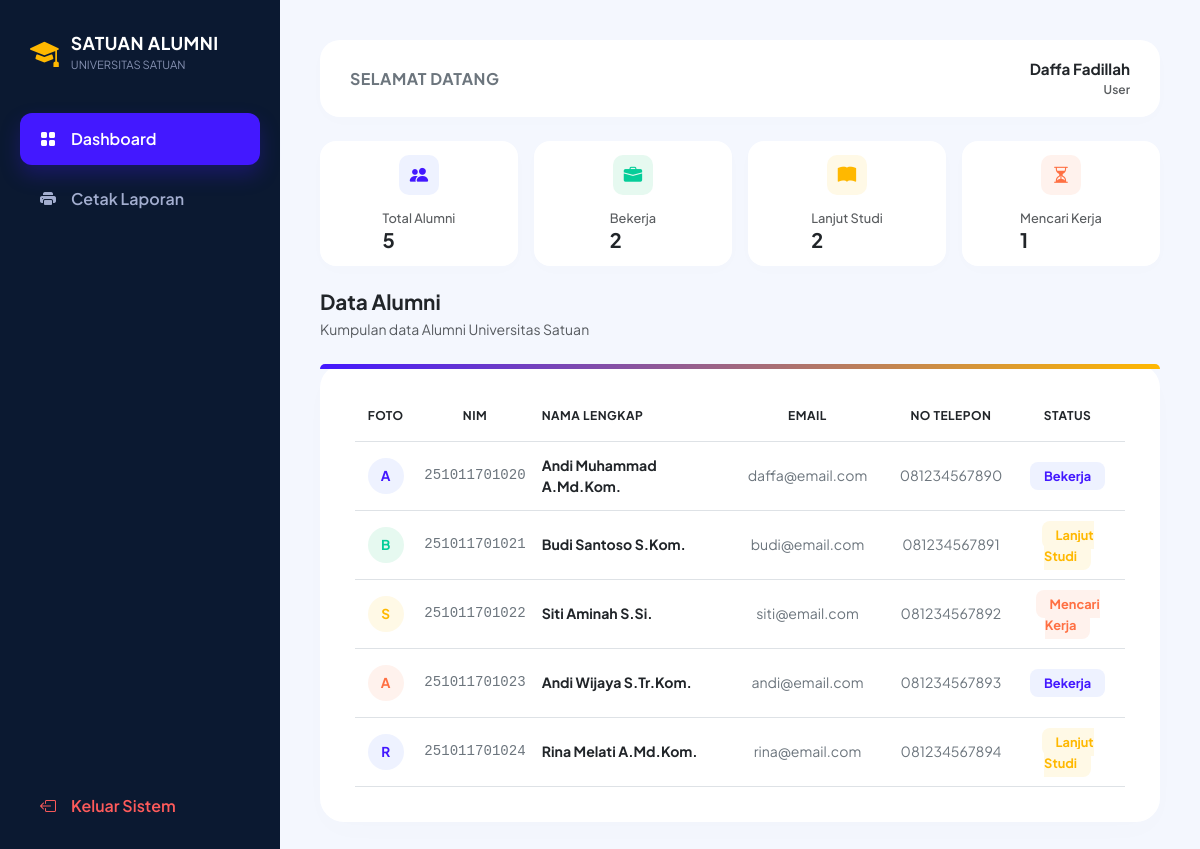
The app's page /views/dashboard.php (signed in) with its own data.
### tables this page shows
CREATE TABLE `alumni` (
  `nim` varchar(20) NOT NULL,
  `foto` varchar(255) NOT NULL,
  `nama_lengkap` varchar(100) NOT NULL,
  `email` varchar(100) NOT NULL,
  `no_telepon` varchar(15) NOT NULL,
  `status_alumni` varchar(50) NOT NULL,
  `tgl_daftar` date NOT NULL
);

### config/Database.php (called while the page is built, shortened)
<?php
class Database {
    public function __construct() {
        $this->conn = new mysqli("localhost", "root", "", "db_uas_251011701020");
    }
}
?>

### models/DataModel.php (called while the page is built, shortened)
<?php
require_once __DIR__ . '/../config/Database.php';
class DataModel extends Database {
    public function getAll() {
        $res = $this->conn->query("SELECT * FROM alumni ORDER BY tgl_daftar DESC");
        return $res ? $res->fetch_all(MYSQLI_ASSOC) : [];
    }
}
?>

### views/dashboard.php (the view, shortened to what this page needs)
<?php
require_once '../models/DataModel.php';
$data = (new DataModel())->getAll();
$user_role = isset($_SESSION['role']) ? $_SESSION['role'] : 'user';
$total_alumni  = count($data);
$count_bekerja = 0;
$count_studi   = 0;
$count_mencari = 0;
foreach ($data as $row) {
    $status = strtolower($row['status_alumni'] ?? '');
    if (strpos($status, 'bekerja') !== false) {
        $count_bekerja++;
    } elseif (strpos($status, 'studi') !== false || strpos($status, 'lanjut') !== false) {
        $count_studi++;
    } else {
        $count_mencari++;
    }
}
?>
<!DOCTYPE html>
<html lang="id">
<head>
    <link href="https://cdn.jsdelivr.net/npm/bootstrap@5.3.0/dist/css/bootstrap.min.css" rel="stylesheet">
    <link href="https://cdn.jsdelivr.net/npm/bootstrap-icons@1.10.5/font/bootstrap-icons.css" rel="stylesheet">
</head>
<body>
    <div class="sidebar-wrapper anim-sidebar">
        <div>
            <div class="sidebar-brand">
                <i class="bi bi-mortarboard-fill"></i>
                <div>
                    <div class="sidebar-brand-text">SATUAN ALUMNI</div>
                    <div class="sidebar-brand-sub">UNIVERSITAS SATUAN</div>
                </div>
            </div>
            <div class="sidebar-menu">
                <a href="dashboard.php" class="nav-link-custom active"><i class="bi bi-grid-fill"></i> Dashboard</a>
                <a href="laporan.php" class="nav-link-custom"><i class="bi bi-printer-fill"></i> Cetak Laporan</a>
            </div>
        </div>
        <a href="#" data-bs-toggle="modal" data-bs-target="#logoutModal" class="logout-link">
            <i class="bi bi-box-arrow-left"></i> Keluar Sistem
        </a>
    </div>
    <div class="main-content">
        <div class="card welcome-card d-flex flex-row justify-content-between align-items-center mb-4 anim-header">
            <h3 class="fw-bold mb-0 text-secondary text-uppercase" style="font-size: 1rem; letter-spacing: 0.5px;">Selamat Datang</h3>
            <div class="text-end">
                <div class="fw-bold text-dark" style="font-size: 0.95rem;"><?= htmlspecialchars($_SESSION['nama_lengkap']); ?></div>
                <div class="text-muted text-capitalize" style="font-size: 0.75rem; font-weight: 600;"><?= htmlspecialchars($user_role === 'admin' ? 'Master Administrator' : 'User'); ?></div>
            </div>
        </div>
        <div class="row g-3 mb-4 anim-metrics">
            <div class="col-md-3 col-6">
                <div class="card metric-card">
                    <div class="metric-icon-box icon-total"><i class="bi bi-people-fill"></i></div>
                    <div>
                        <div class="text-muted small fw-medium" style="font-size: 0.8rem;">Total Alumni</div>
                        <h5 class="fw-bold mb-0 text-dark" style="font-size: 1.25rem;"><?= $total_alumni; ?></h5>
                    </div>
                </div>
            </div>
            <div class="col-md-3 col-6">
                <div class="card metric-card">
                    <div class="metric-icon-box icon-bekerja"><i class="bi bi-briefcase-fill"></i></div>
                    <div>
                        <div class="text-muted small fw-medium" style="font-size: 0.8rem;">Bekerja</div>
                        <h5 class="fw-bold mb-0 text-dark" style="font-size: 1.25rem;"><?= $count_bekerja; ?></h5>
                    </div>
                </div>
            </div>
            <div class="col-md-3 col-6">
                <div class="card metric-card">
                    <div class="metric-icon-box icon-studi"><i class="bi bi-book-fill"></i></div>
                    <div>
                        <div class="text-muted small fw-medium" style="font-size: 0.8rem;">Lanjut Studi</div>
                        <h5 class="fw-bold mb-0 text-dark" style="font-size: 1.25rem;"><?= $count_studi; ?></h5>
                    </div>
                </div>
            </div>
            <div class="col-md-3 col-6">
                <div class="card metric-card">
                    <div class="metric-icon-box icon-mencari"><i class="bi bi-hourglass-split"></i></div>
                    <div>
                        <div class="text-muted small fw-medium" style="font-size: 0.8rem;">Mencari Kerja</div>
                        <h5 class="fw-bold mb-0 text-dark" style="font-size: 1.25rem;"><?= $count_mencari; ?></h5>
                    </div>
                </div>
            </div>
        </div>
        <div class="d-flex justify-content-between align-items-start mb-4 anim-title">
            <div>
                <h3 class="fw-bold text-dark mb-1" style="font-size: 1.3rem;">Data Alumni</h3>
                <p class="text-muted small mb-0">Kumpulan data Alumni Universitas Satuan</p>
            </div>
        </div>
        <div class="card table-card-wrapper anim-table">
            <div class="table-responsive">
                <table class="table table-borderless text-center align-middle mb-0">
                    <thead>
                        <tr class="text-muted text-uppercase small border-bottom" style="font-size: 0.75rem; letter-spacing: 0.5px;">
                            <th width="8%" class="pb-3">Foto</th>
                            <th width="15%" class="pb-3">NIM</th>
                            <th width="25%" class="text-start pb-3">Nama Lengkap</th>
                            <th width="22%" class="pb-3">Email</th>
                            <th width="15%" class="pb-3">No Telepon</th>
                            <th width="15%" class="pb-3">Status</th>
                        </tr>
                    </thead>
                    <tbody>
                        <?php if (empty($data)) { ?>
                            <tr><td colspan="<?= ($user_role === 'admin') ? '7' : '6'; ?>" class="py-5 text-muted fw-medium">Belum ada data alumni tersimpan di database.</td></tr>
                        <?php } else {
                            $colors = ['#EEF2FF', '#E6F9F0', '#FFF9E6', '#FFF2ED'];
                            $text_colors = ['#4318FF', '#05CD99', '#FFB800', '#FF7043'];
                            foreach ($data as $index => $row) {
                                $initial = strtoupper(substr($row['nama_lengkap'] ?? 'A', 0, 1));
                                $color_idx = $index % count($colors);
                                $status_str = strtolower($row['status_alumni'] ?? '');
                                $badge_class = (strpos($status_str, 'bekerja') !== false) ? 'badge-bekerja' : ((strpos($status_str, 'studi') !== false || strpos($status_str, 'lanjut') !== false) ? 'badge-studi' : 'badge-mencari');
                                $foto_path = "../uploads/" . ($row['foto'] ?? '');
                                ?>
                                <tr class="border-bottom" style="font-size: 0.88rem;">
                                    <td class="py-3">
                                        <?php if (!empty($row['foto']) && $row['foto'] !== 'default.png' && file_exists($foto_path)) { ?>
                                            <img src="<?= $foto_path; ?>" alt="Foto" class="alumni-photo">
                                        <?php } else { ?>
                                            <div class="avatar-badge" style="background-color: <?= $colors[$color_idx]; ?>; color: <?= $text_colors[$color_idx]; ?>;"><?= $initial; ?></div>
                                        <?php } ?>
                                    </td>
                                    <td class="text-secondary font-monospace"><?= htmlspecialchars($row['nim'] ?? ''); ?></td>
                                    <td class="text-start fw-bold text-dark"><?= htmlspecialchars($row['nama_lengkap'] ?? ''); ?></td>
                                    <td class="text-secondary"><?= htmlspecialchars($row['email'] ?? ''); ?></td>
                                    <td class="text-secondary"><?= htmlspecialchars($row['no_telepon'] ?? ''); ?></td>
                                    <td><span class="<?= $badge_class; ?>"><?= htmlspecialchars($row['status_alumni'] ?? ''); ?></span></td>
                                </tr>
                            <?php }
                        } ?>
                    </tbody>
                </table>
            </div>
        </div>
    </div>
</body>
</html>

### views/dashboard.php (style rules this page uses)
body { font-family: 'Plus Jakarta Sans', sans-serif; background-color: #F4F7FE; color: #2B3674; margin: 0; display: flex; min-height: 100vh; overflow-x: hidden; }
.anim-sidebar { animation: fadeInLeft 0.6s cubic-bezier(0.25, 1, 0.5, 1) both; }
.anim-header { animation: fadeInUp 0.6s cubic-bezier(0.25, 1, 0.5, 1) both; animation-delay: 0.1s; }
.anim-metrics { animation: fadeInUp 0.6s cubic-bezier(0.25, 1, 0.5, 1) both; animation-delay: 0.2s; }
.anim-title { animation: fadeInUp 0.6s cubic-bezier(0.25, 1, 0.5, 1) both; animation-delay: 0.3s; }
.anim-table { animation: fadeInUp 0.6s cubic-bezier(0.25, 1, 0.5, 1) both; animation-delay: 0.4s; }
.sidebar-wrapper { width: 280px; background-color: #0B1931; color: #ffffff; display: flex; flex-direction: column; justify-content: space-between; padding: 30px 20px; position: fixed; top: 0; bottom: 0; left: 0; z-index: 100; }
.sidebar-brand { display: flex; align-items: center; gap: 12px; margin-bottom: 40px; padding-left: 10px; }
.sidebar-brand i { font-size: 1.8rem; color: #FFB800; }
.sidebar-brand-text { font-weight: 700; font-size: 1.1rem; letter-spacing: 0.5px; }
.sidebar-brand-sub { font-size: 0.7rem; color: #A3AED0; opacity: 0.8; }
.sidebar-menu { display: flex; flex-direction: column; gap: 8px; flex-grow: 1; }
.nav-link-custom { display: flex; align-items: center; gap: 15px; padding: 14px 20px; color: #A3AED0; text-decoration: none; border-radius: 12px; font-weight: 600; transition: all 0.3s ease; }
.nav-link-custom.active { background-color: #4318FF; color: #ffffff; box-shadow: 0 10px 20px rgba(67, 24, 255, 0.25); }
.logout-link { display: flex; align-items: center; gap: 15px; padding: 14px 20px; color: #FF5B5B; text-decoration: none; font-weight: 600; transition: all 0.3s ease; cursor: pointer; border: none; background: transparent; width: 100%; }
.main-content { margin-left: 280px; flex-grow: 1; padding: 40px; }
.welcome-card { background: #ffffff; border-radius: 20px; padding: 18px 30px; box-shadow: 0 4px 20px rgba(0, 0, 0, 0.01); border: none; }
.metric-card { background: #ffffff; border-radius: 16px; padding: 14px 20px; border: none; box-shadow: 0 4px 20px rgba(0, 0, 0, 0.01); display: flex; align-items: center; gap: 14px; transition: all 0.3s cubic-bezier(0.25, 1, 0.5, 1); }
.metric-icon-box { width: 40px; height: 40px; border-radius: 10px; display: flex; align-items: center; justify-content: center; font-size: 1.15rem; }
.icon-total { background: #EEF2FF; color: #4318FF; }
.icon-bekerja { background: #E6F9F0; color: #05CD99; }
.icon-studi { background: #FFF9E6; color: #FFB800; }
.icon-mencari { background: #FFF2ED; color: #FF7043; }
.table-card-wrapper { background: #ffffff; border-radius: 24px; padding: 35px; box-shadow: 0 10px 30px rgba(0, 0, 0, 0.01); border: none; position: relative; }
.table-card-wrapper::before { content: ''; position: absolute; top: 0; left: 0; right: 0; height: 5px; background: linear-gradient(90deg, #4318FF 0%, #FFB800 100%); border-radius: 24px 24px 0 0; }
.avatar-badge { width: 36px; height: 36px; border-radius: 50%; display: inline-flex; align-items: center; justify-content: center; font-weight: 700; font-size: 0.85rem; }
.badge-bekerja { background-color: #EEF2FF; color: #4318FF; font-weight: 700; font-size: 0.8rem; padding: 6px 14px; border-radius: 8px; }
.badge-studi { background-color: #FFF9E6; color: #FFB800; font-weight: 700; font-size: 0.8rem; padding: 6px 14px; border-radius: 8px; }
.badge-mencari { background-color: #FFF2ED; color: #FF7043; font-weight: 700; font-size: 0.8rem; padding: 6px 14px; border-radius: 8px; }

### records on screen
alumni: nama_lengkap "A", nim "251011701020", nama_lengkap "Andi Muhammad A.Md.Kom.", email "daffa@email.com", no_telepon "081234567890", status_alumni "Bekerja"
alumni: nama_lengkap "B", nim "251011701021", nama_lengkap "Budi Santoso S.Kom.", email "budi@email.com", no_telepon "081234567891", status_alumni "Lanjut Studi"
alumni: nama_lengkap "S", nim "251011701022", nama_lengkap "Siti Aminah S.Si.", email "siti@email.com", no_telepon "081234567892", status_alumni "Mencari Kerja"
alumni: nama_lengkap "A", nim "251011701023", nama_lengkap "Andi Wijaya S.Tr.Kom.", email "andi@email.com", no_telepon "081234567893", status_alumni "Bekerja"
alumni: nama_lengkap "R", nim "251011701024", nama_lengkap "Rina Melati A.Md.Kom.", email "rina@email.com", no_telepon "081234567894", status_alumni "Lanjut Studi"

### other values on screen
$_SESSION['nama_lengkap'] "Daffa Fadillah"
$user_role === 'admin' ? 'Master Administrator' : 'User' "User"
$total_alumni "5"
$count_bekerja "2"
$count_studi "2"
$count_mencari "1"
